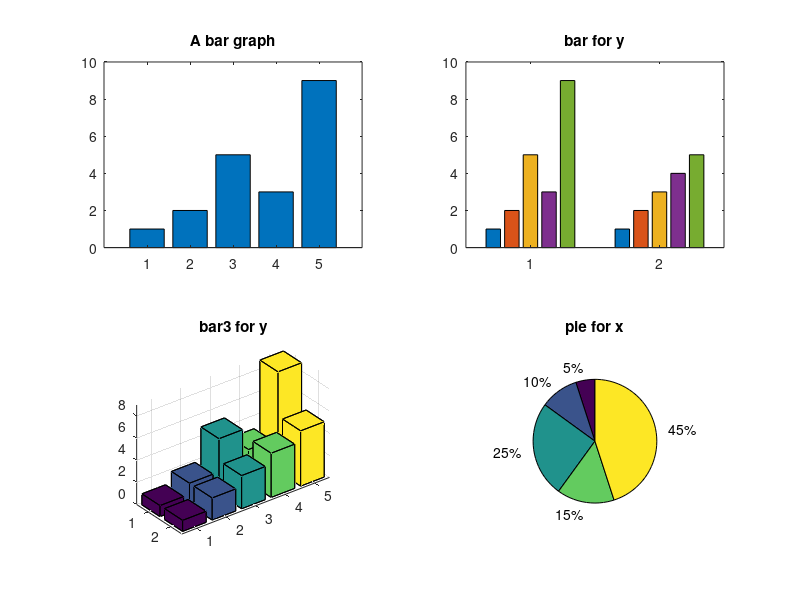

The MATLAB script that drew this image:
x=[1 2 5 3 9];
y=[x;1:5];
subplot(2,2,1);
bar(x);
title('A bar graph');

subplot(2,2,2);
bar(y),title('bar for y');

subplot(2,2,3);
bar3(y),title('bar3 for y');

subplot(2,2,4);
pie(x),title('pie for x');